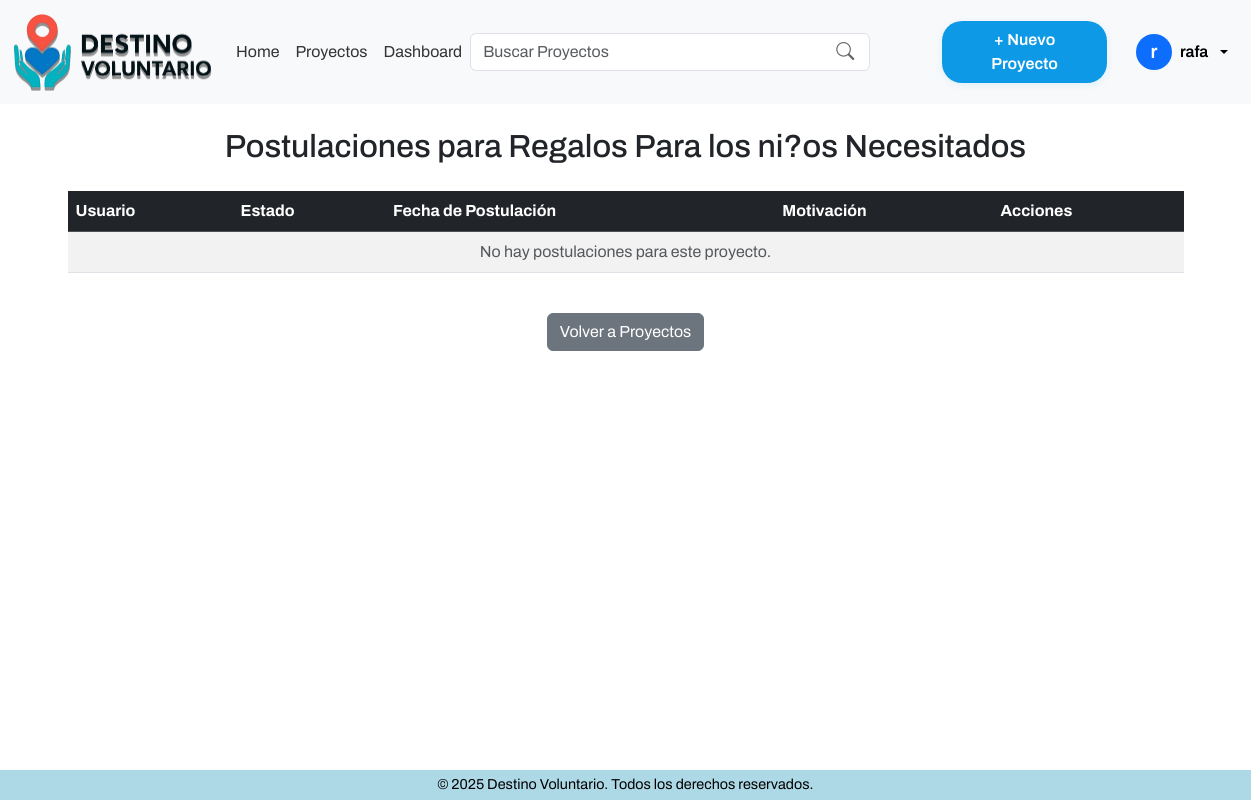
The app's page /postulaciones/listar/17/ (signed in), older data.
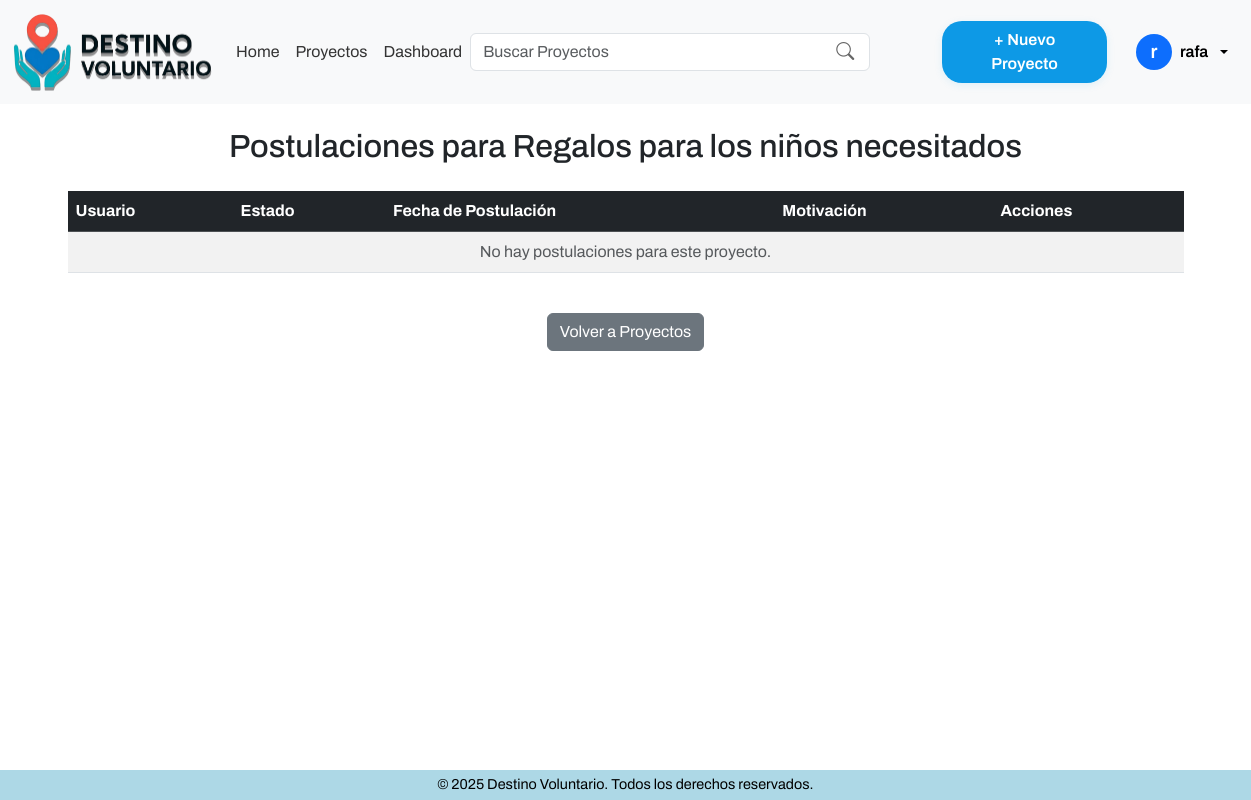
The same page, newer data.
### apps/proyectos/models.py (models this page shows, shortened)
class Proyecto(models.Model):
    ESTADOS = [
        ('activo', 'Activo'),
        ('cerrado', 'Cerrado'),
        ('evaluacion', 'En Evaluación'),
        ('finalizado', 'Finalizado'),
        ('cancelado', 'Cancelado'),
        ('reactivado', 'Reactivado'),
    ]
    organizacion = models.ForeignKey(Organizacion, on_delete=models.CASCADE)
    title = models.CharField(max_length=255)
    description = models.TextField()
    location = models.CharField(max_length=255)
    image = models.ImageField(upload_to='proyectos/', blank=True, null=True)
    start_date = models.DateField()
    end_date = models.DateField()
    status = models.CharField(max_length=20, choices=ESTADOS, default='activo')

### apps/postulaciones/views.py (the view)
# urls.py: path('listar/<int:proyecto_id>/', views.listar_postulaciones, name='listar_postulaciones'),
@login_required
def listar_postulaciones(request, proyecto_id):
    proyecto = Proyecto.objects.get(id=proyecto_id)
    if not proyecto:
        return redirect('dashboard')
    postulaciones = Postulacion.objects.filter(proyecto=proyecto)
    return render(request, 'postulaciones/listar_postulaciones.html', {'postulaciones': postulaciones, 'proyecto': proyecto})

### templates/postulaciones/listar_postulaciones.html (shortened to what the changed rows need)
{% extends '../components/base.html' %}
{% block template %}
    <div class="content-wrapper">
    {% if not user.is_authenticated %}
        <div class="container mt-5 text-center">
            <p class="text-center">Debes iniciar sesión para ver las postulaciones.</p>
            <p class="text-center"><a href="{% url 'login' %}" class="btn btn-primary">Iniciar sesión</a></p>
        </div>
    {% else %}
    <div class="container my-4">
        <h2 class="mb-4 text-center">Postulaciones para {{ proyecto.title }}</h2>
    <div class="table-responsive">
        <table class="table table-striped table-hover align-middle">
            <thead class="table-dark">
                <tr>
                    <th>Usuario</th>
                    <th>Estado</th>
                    <th>Fecha de Postulación</th>
                    <th>Motivación</th>
                    <th>Acciones</th>
                </tr>
            </thead>
            <tbody>
                {% for postulacion in postulaciones %}
                <tr>
                    <td>{{ postulacion.voluntario.username }}</td>
                    <td>
                        {% if postulacion.status == 'pendiente' %}
                            <span class="badge bg-warning text-dark">Pendiente</span>
                        {% elif postulacion.status == 'aceptada' %}
                            <span class="badge bg-success">Aceptada</span>
                        {% elif postulacion.status == 'rechazada' %}
                            <span class="badge bg-danger">Rechazada</span>
                        {% else %}
                            <span class="badge bg-secondary">{{ postulacion.status }}</span>
                        {% endif %}
                    </td>
                    <td>{{ postulacion.applied_at|date:"d/m/Y H:i" }}</td>
                    <td>{{ postulacion.motivation|default:"Sin mensaje" }}</td>
                    <td>
                        {% if user.is_authenticated and user.role == 'voluntario' %}
                            {% if postulacion.status == 'pendiente' %}
                                <span class="d-block mb-1 text-warning">Tu postulación está pendiente.</span>
                                <a href="{% url 'cancelar_postulacion' postulacion.id %}" class="btn btn-sm btn-outline-danger mb-1">Cancelar</a>
                                <a href="{% url 'editar_postulacion' postulacion.id %}" class="btn btn-sm btn-outline-primary mb-1">Editar</a>
                            {% elif postulacion.status == 'aceptada' %}
                                <span class="d-block mb-1 text-success">Tu postulación ha sido aceptada.</span>
                            {% elif postulacion.status == 'rechazada' %}
                                <span class="d-block mb-1 text-danger">Tu postulación ha sido rechazada.</span>
                            {% endif %}
                        {% endif %}
                        {% if user.is_authenticated and user.role == 'organizacion' %}
                            {% if postulacion.status == 'pendiente' %}
                                <a href="{% url 'aprobar_postulacion' postulacion.id %}" class="btn btn-sm btn-outline-success mb-1">Aprobar</a>
                                <a href="{% url 'rechazar_postulacion' postulacion.id %}" class="btn btn-sm btn-outline-danger mb-1">Rechazar</a>
                            {% endif %}
                            {% if postulacion.status == 'aceptada' %}
                                <span class="d-block mb-1 text-success">Postulación Aceptada</span>
                                <a href="{% url 'rechazar_postulacion' postulacion.id %}" class="btn btn-sm btn-outline-danger mb-1">Rechazar</a>
                            {% elif postulacion.status == 'rechazada' %}
                                <span class="d-block mb-1 text-danger">Postulación Rechazada</span>
                                <a href="{% url 'aprobar_postulacion' postulacion.id %}" class="btn btn-sm btn-outline-success mb-1">Aprobar</a>
                            {% endif %}
                        {% endif %}
                    </td>
                </tr>
                {% empty %}
                <tr>
                    <td colspan="5" class="text-center text-muted">No hay postulaciones para este proyecto.</td>
                </tr>
                {% endfor %}
            </tbody>
        </table>
    </div>
    {% endif %}
<div class="text-center mt-4">
    <a href="{% url 'dashboard' %}" class="btn btn-secondary">Volver a Proyectos</a>
</div>
</div>
{% endblock %}

Row changes from the older to the newer data that the page shows:
changed Proyecto: title "Regalos Para los ni?os Necesitados" → "Regalos para los niños necesitados"
